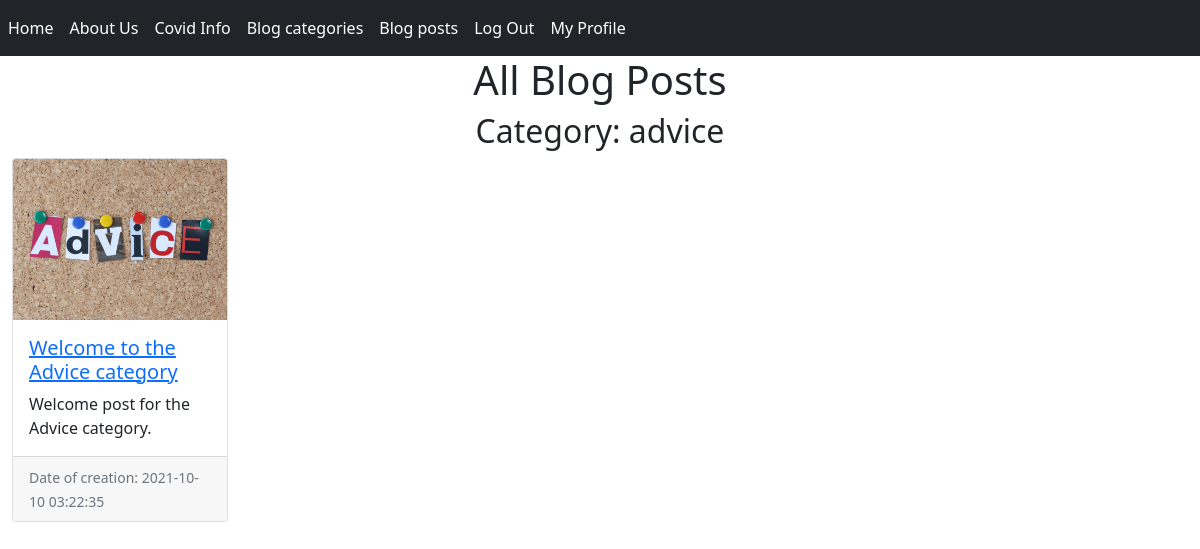
The app's page /blog-posts.php?category=advice (signed in) with its own data.
### tables this page shows
CREATE TABLE `post` (
  `id` int(11) NOT NULL,
  `authorId` int(11) NOT NULL,
  `categoryId` int(11) NOT NULL,
  `title` varchar(100) NOT NULL,
  `slug` varchar(100) NOT NULL,
  `summary` varchar(255) DEFAULT NULL,
  `content` text NOT NULL,
  `published` tinyint(1) NOT NULL DEFAULT 0,
  `image` varchar(255) DEFAULT NULL,
  `createdAt` timestamp NOT NULL DEFAULT current_timestamp() ON UPDATE current_timestamp(),
  `likesCount` int(11) NOT NULL DEFAULT 0,
  `dislikesCount` int(11) NOT NULL DEFAULT 0
);

### src/create_card_src.php (the view, shortened to what this page needs)
<?php
function createPostSummaryCard($post_row){
    return '
    <div class="col">
        <div class="card h-100">
            <img src="./assets/post-img/'.$post_row['image'].'" class="card-img-top post-summary-img" alt="'.$post_row['title'].' image">
            <div class="card-body">
                <a href="single-post.php?post='.$post_row["slug"].'"><h5 class="card-title">'.$post_row['title'].'</h5></a>
                <p class="card-text">'.$post_row['summary'].'</p>
            </div>
            <div class="card-footer">
                <small class="text-muted">Date of creation: '.$post_row['createdAt'].'</small>
            </div>
        </div>
    </div>
    ';
}

### blog-posts.php (shortened to what this page needs)
<?php
include_once './includes/header.php';
require_once './src/dbh_src.php';
require_once './src/create_card_src.php';
$cards_html = '';
if(isset($_GET['category'])){
    $category_slug = $_GET['category'];
    $sql = "SELECT post.* FROM post INNER JOIN category ON post.categoryId = category.id WHERE category.slug = '$category_slug' AND post.published=1;";
    $resultData = mysqli_query($conn,$sql);
    while($row = mysqli_fetch_assoc($resultData)){
        $cards_html .= createPostSummaryCard($row);
    }
} else {
    $sql = "SELECT * FROM post WHERE post.published=1;";
    $resultData = mysqli_query($conn,$sql);
    while($row = mysqli_fetch_assoc($resultData)){
        $cards_html .= createPostSummaryCard($row);
    }
}
?>
<div class="container-fluid">
    <div class="row text-center">
        <h1>All Blog Posts</h1>
        <?php if(isset($category_slug))echo('<h2>Category: '.$category_slug.'</h2>');?>
    </div>
    <div class="row row-cols-1 row-cols-md-5 g-4">
        <?php
        echo $cards_html;
        ?>
    </div>
</div>
<?php
include_once './includes/footer.php';
?>

### records on screen
post: image (picture), title "Welcome to the Advice category", summary "Welcome post for the Advice category.", createdAt "2021-10-10 03:22:35"

### other values on screen
$category_slug "advice"
